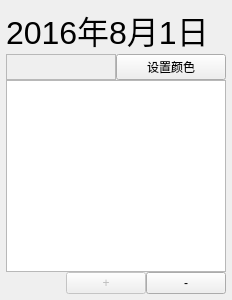
<?xml version="1.0" encoding="UTF-8"?>
<ui version="4.0">
 <class>DayInfoWidget</class>
 <widget class="QWidget" name="DayInfoWidget">
  <property name="geometry">
   <rect>
    <x>0</x>
    <y>0</y>
    <width>232</width>
    <height>300</height>
   </rect>
  </property>
  <property name="windowTitle">
   <string>Form</string>
  </property>
  <layout class="QVBoxLayout" name="verticalLayout">
   <property name="spacing">
    <number>0</number>
   </property>
   <property name="leftMargin">
    <number>6</number>
   </property>
   <property name="topMargin">
    <number>6</number>
   </property>
   <property name="rightMargin">
    <number>6</number>
   </property>
   <property name="bottomMargin">
    <number>6</number>
   </property>
   <item>
    <widget class="QLabel" name="dateLabel">
     <property name="font">
      <font>
       <pointsize>24</pointsize>
      </font>
     </property>
     <property name="text">
      <string>2016年8月1日</string>
     </property>
    </widget>
   </item>
   <item>
    <layout class="QHBoxLayout" name="horizontalLayout">
     <item>
      <widget class="QFrame" name="colorShow">
       <property name="minimumSize">
        <size>
         <width>30</width>
         <height>0</height>
        </size>
       </property>
       <property name="frameShape">
        <enum>QFrame::StyledPanel</enum>
       </property>
       <property name="frameShadow">
        <enum>QFrame::Raised</enum>
       </property>
      </widget>
     </item>
     <item>
      <widget class="QPushButton" name="pushButton">
       <property name="text">
        <string>设置颜色</string>
       </property>
      </widget>
     </item>
    </layout>
   </item>
   <item>
    <widget class="QListWidget" name="itemList"/>
   </item>
   <item>
    <layout class="QHBoxLayout" name="horizontalLayout_2">
     <item>
      <spacer name="horizontalSpacer">
       <property name="orientation">
        <enum>Qt::Horizontal</enum>
       </property>
       <property name="sizeHint" stdset="0">
        <size>
         <width>40</width>
         <height>20</height>
        </size>
       </property>
      </spacer>
     </item>
     <item>
      <widget class="QPushButton" name="addButton">
       <property name="enabled">
        <bool>false</bool>
       </property>
       <property name="minimumSize">
        <size>
         <width>50</width>
         <height>0</height>
        </size>
       </property>
       <property name="text">
        <string>+</string>
       </property>
      </widget>
     </item>
     <item>
      <widget class="QPushButton" name="delButton">
       <property name="minimumSize">
        <size>
         <width>50</width>
         <height>0</height>
        </size>
       </property>
       <property name="text">
        <string>-</string>
       </property>
      </widget>
     </item>
    </layout>
   </item>
  </layout>
 </widget>
 <resources/>
 <connections/>
</ui>
